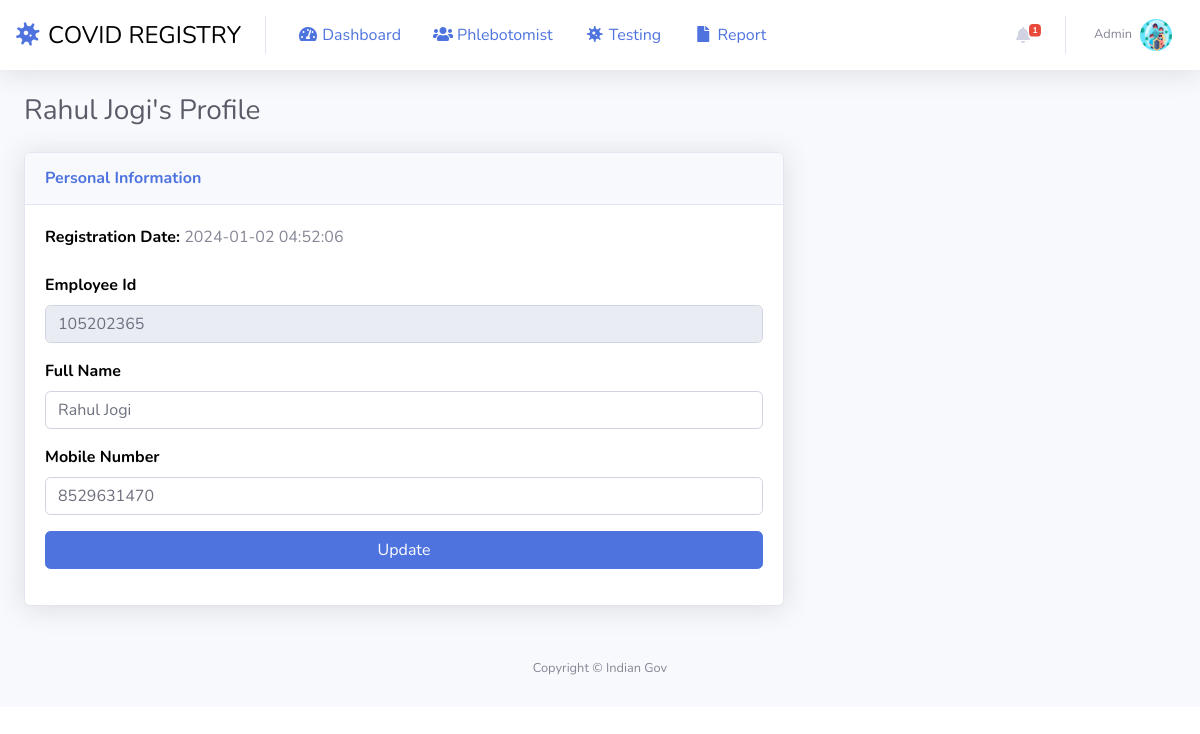
/admin/edit-phlebotomist.php?pid=2 (signed in), run on the app's committed database.
### tables this page shows
CREATE TABLE
tblphlebotomist (
  `id` int (11) NOT NULL,
  `EmpID` varchar(100) DEFAULT NULL,
  `FullName` varchar(120) DEFAULT NULL,
  `MobileNumber` bigint (12) DEFAULT NULL,
  
  `RegDate` timestamp NULL DEFAULT current_timestamp()
);

### admin/edit-phlebotomist.php (the view, shortened to what this page needs)
<?php session_start();
include_once('includes/config.php');
if (strlen($_SESSION['aid'] == 0)) {
    header('location:logout.php');
} else {
?>
    <!DOCTYPE html>
    <html lang="en">
    <head>
        <link href="vendor/fontawesome-free/css/all.min.css" rel="stylesheet" type="text/css">
        <link href="css/sb-admin-2.min.css" rel="stylesheet">
    </head>
    <body id="page-top">
        <div id="wrapper">
            <div id="content-wrapper" class="d-flex flex-column">
                <div id="content">
                    <?php include_once('includes/topbar.php'); ?>
                    <div class="container-fluid">
                        <?php
                        $pid = intval($_GET['pid']);
                        $query = mysqli_query($con, "select * from tblphlebotomist where id='$pid'");
                        while ($row = mysqli_fetch_array($query)) {
                        ?>
                            <h1 class="h3 mb-4 text-gray-800"><?php echo $row['FullName']; ?>'s Profile</h1>
                            <form name="editphlebotomist" method="post">
                                <div class="row">
                                    <div class="col-lg-8">
                                        <div class="card shadow mb-4">
                                            <div class="card-header py-3">
                                                <h6 class="m-0 font-weight-bold text-primary">Personal Information</h6>
                                            </div>
                                            <div class="card-body">
                                                <div class="form-group">
                                                    <label>Registration Date: </label>
                                                    <?php echo $row['RegDate']; ?>
                                                </div>
                                                <div class="form-group">
                                                    <label>Employee Id</label>
                                                    <input type="text" class="form-control" id="empid" name="empid" value="<?php echo $row['EmpID']; ?>" readonly="true">
                                                </div>
                                                <div class="form-group">
                                                    <label>Full Name</label>
                                                    <input type="text" class="form-control" id="fullname" name="fullname" placeholder="Enter your full name..." pattern="[A-Za-z ]+" title="letters only" value="<?php echo $row['FullName']; ?>" required="true">
                                                </div>
                                                <div class="form-group">
                                                    <label>Mobile Number</label>
                                                    <input type="text" class="form-control" id="mobilenumber" name="mobilenumber" placeholder="Please enter your mobile number" pattern="[0-9]{10}" title="10 numeric characters only" value="<?php echo $row['MobileNumber']; ?>" required="true">
                                                </div>
                                                <div class="form-group">
                                                    <input type="submit" class="btn btn-primary btn-user btn-block" name="update" id="update" value="Update">
                                                </div>
                                            </div>
                                        </div>
                                    </div>
                                </div>
                            </form>
                        <?php } ?>
                    </div>
                </div>
                <?php include_once('includes/footer.php'); ?>
            </div>
        </div>
    </body>
    </html>
<?php } ?>

### admin/includes/topbar.php (shortened to what this page needs)
<nav class="navbar navbar-expand navbar-light bg-white topbar mb-4 static-top shadow">
    <a class="sidebar-brand d-flex align-items-center justify-content-center" href="../admin/index.php" style="text-decoration: none;">
        <div class="sidebar-brand-icon rotate-n-15" style="font-size: x-large;">
            <i class=" fas fa-virus"></i>
        </div>
        <div class="mx-2" style="color: black; font-size: x-large;">COVID REGISTRY</div>
    </a>
    <a class="nav-link" href="dashboard.php">
        <i class="fas fa-fw fa-tachometer-alt"></i>
        <span>Dashboard</span></a>
    <div class="dropdown">
        <a class="nav-link collapsed" href="#" data-toggle="collapse" data-target="#collapseOne" aria-expanded="false" aria-controls="collapseOne">
            <i class="fas fa-fw fa-users"></i>
            <span>Phlebotomist</span>
        </a>
    </div>
    <div class="dropdown">
        <a class="nav-link collapsed" href="#" data-toggle="collapse" data-target="#collapseTwo" aria-expanded="false" aria-controls="collapseTwo">
            <i class="fas fa-fw fa-virus"></i>
            <span>Testing</span>
        </a>
    </div>
    <div class="dropdown">
        <a class="nav-link collapsed" href="#" data-toggle="collapse" data-target="#collapseThree" aria-expanded="true" aria-controls="collapseThree">
            <i class="fas fa-fw fa-file"></i>
            <span>Report</span>
        </a>
    </div>
    <?php if ($_SESSION['aid']) : ?>
        <ul class="navbar-nav ml-auto">
            <?php $query = mysqli_query($con, "select * from tbltestrecord where ReportStatus is null");
              $count = mysqli_num_rows($query);
              ?>
            <li class="nav-item dropdown no-arrow mx-1">
                <a class="nav-link dropdown-toggle" href="#" id="alertsDropdown" role="button" data-toggle="dropdown" aria-haspopup="true" aria-expanded="false">
                    <i class="fas fa-bell fa-fw"></i>
                    <span class="badge badge-danger badge-counter"><?php echo $count; ?></span>
                </a>
            </li>
            <li class="nav-item dropdown no-arrow">
                <a class="nav-link dropdown-toggle" href="#" id="userDropdown" role="button" data-toggle="dropdown" aria-haspopup="true" aria-expanded="false">
                    <?php
                      $adid = $_SESSION['aid'];
                      $ret1 = mysqli_query($con, "select AdminName from tbladmin where ID='$adid'");
                      while ($row1 = mysqli_fetch_array($ret1)) {
                      ?>
                        <span class="mr-2 d-none d-lg-inline text-gray-600 small"><?php echo $row1['AdminName']; ?></span>
                    <?php } ?>
                    <img class="img-profile rounded-circle" src="img/covid-tms.png">
                </a>
            </li>
        </ul>
    <?php endif; ?>
</nav>

### admin/edit-phlebotomist.php (style rules this page uses)
label { font-size: 16px; font-weight: bold; color: #000; }

### data on the page
tblphlebotomist: FullName "Rahul Jogi", RegDate "2024-01-02 04:52:06", empid "105202365", fullname "Rahul Jogi", mobilenumber "8529631470"

### other printed values
$count "1"
$row1['AdminName'] "Admin"
